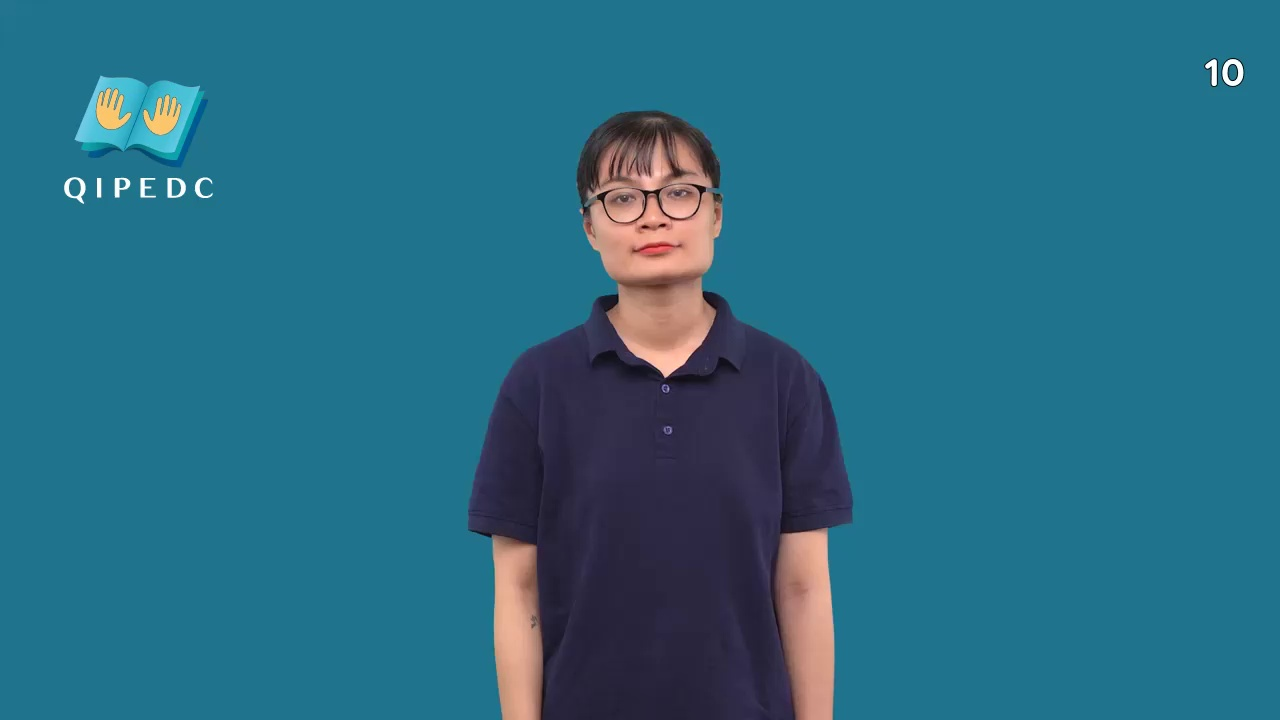
#> input picture scratch/frames_d0539/frame_000.jpg, 1280 x 720 px; its folder holds only this picture in this run
$ python track_hand_d0539.py
#> lines starting #> are read from the running program, lines starting #| are printed output that depends on the picture; after the words box and inside, x2 and y2 are one past the last pixel; in counts of white or black regions, pixels touching at a corner belong together
import cv2
import numpy as np
import glob
import os

frames = sorted(glob.glob('scratch/frames_d0539/frame_*.jpg'))
print(f"Tracking hand in {len(frames)} frames:")

prev_cx = None
for f in frames:
    img = cv2.imread(f)
#> img is the input picture: shape (720, 1280, 3); mean B, G, R 130.9, 107.2, 40.7
    h, w, _ = img.shape
#> h = 720; w = 1280
    # Vùng nửa trên cơ thể
    roi = img[int(h*0.3):int(h*0.8), int(w*0.3):int(w*0.7)]
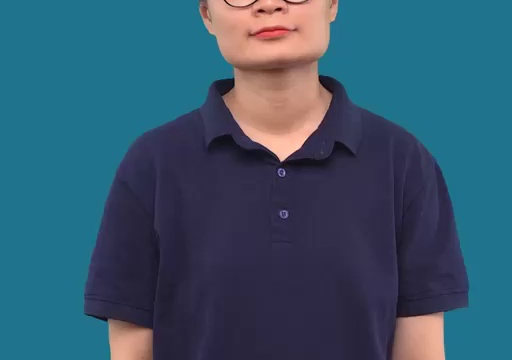
#> roi: shape (360, 512, 3); mean B, G, R 108.4, 86.8, 54.4
    hsv = cv2.cvtColor(roi, cv2.COLOR_BGR2HSV)
#> hsv: shape (360, 512, 3); mean H, S, V 99.8, 145.6, 115.9
    # Mask màu da
    lower_skin = np.array([0, 20, 70], dtype=np.uint8)
    upper_skin = np.array([20, 255, 255], dtype=np.uint8)
    mask = cv2.inRange(hsv, lower_skin, upper_skin)
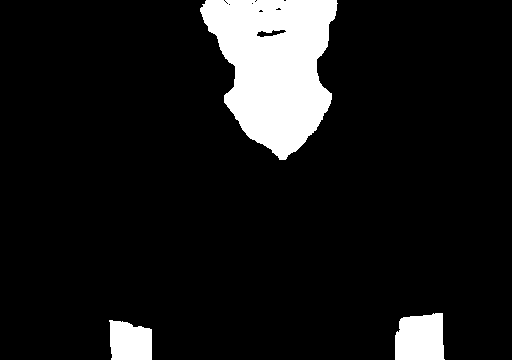
#> mask: shape (360, 512); 9.8% white; 3 white regions

    # Tìm contour lớn nhất trong góc phải dưới của ROI (bàn tay phải)
    contours, _ = cv2.findContours(mask, cv2.RETR_EXTERNAL, cv2.CHAIN_APPROX_SIMPLE)
#> contours = 3 contours; box (x1, y1, x2, y2) and area: (200, 0, 338, 160) 14416, (395, 313, 445, 360) 1992, (109, 320, 152, 360) 1409
    if contours:
        hand_c = max(contours, key=cv2.contourArea)
#> hand_c = contour of 198 points, box (x1, y1, x2, y2) (200, 0, 338, 160), area 14416
        M = cv2.moments(hand_c)
#> M = moments, m00 14415.5, centre m10/m00, m01/m00 = (274, 65.8)
        if M["m00"] > 0:
            cx = int(M["m10"] / M["m00"])
#> cx = 273
            cy = int(M["m01"] / M["m00"])
#> cy = 65
            delta_x = cx - prev_cx if prev_cx is not None else 0
#> delta_x = 0
            prev_cx = cx
#> prev_cx = 273
            print(f"  {os.path.basename(f)}: centroid=({cx}, {cy}), area={int(M['m00'])}, dx={delta_x}")
#|   frame_000.jpg: centroid=(273, 65), area=14415, dx=0

$ run again, on scratch/frames_d0539/frame_040.jpg
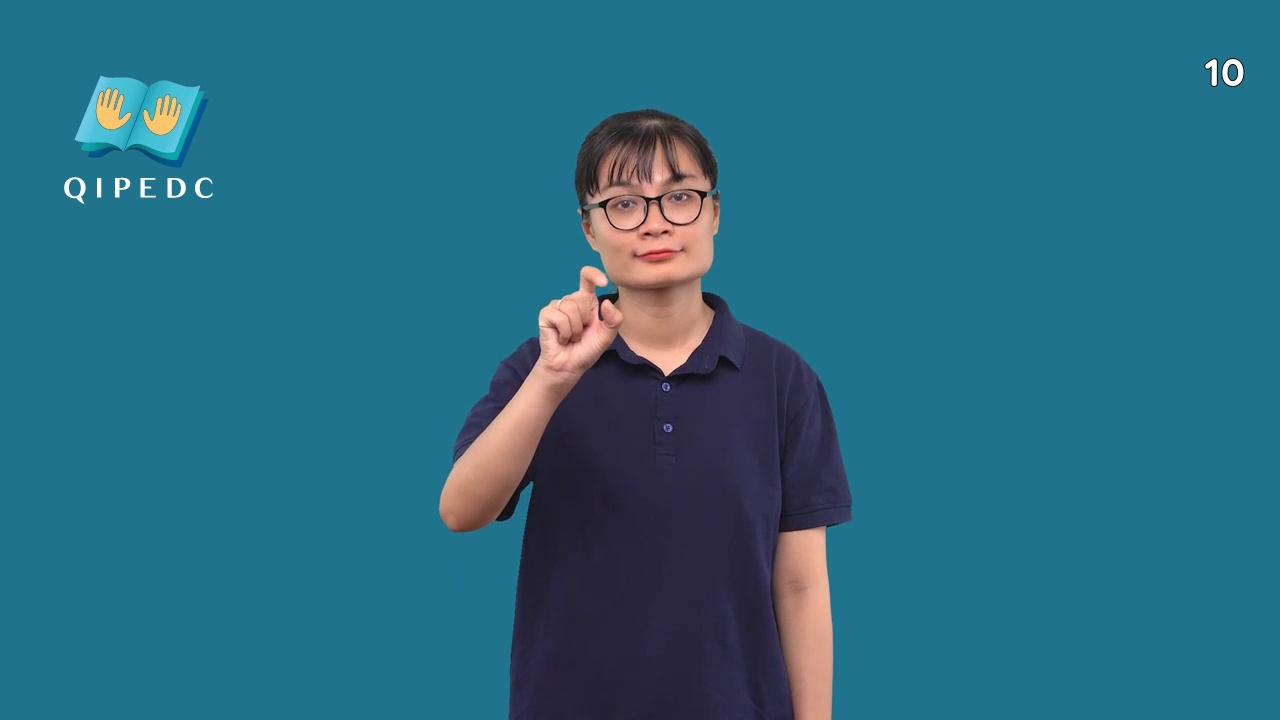
#> input picture scratch/frames_d0539/frame_040.jpg, 1280 x 720 px
#> img is the input picture: shape (720, 1280, 3); mean B, G, R 130.7, 107.6, 41.5
#> `roi = img[int(h*0.3):int(h*0.8), int(w*0.3):int(w*0.7)]`:
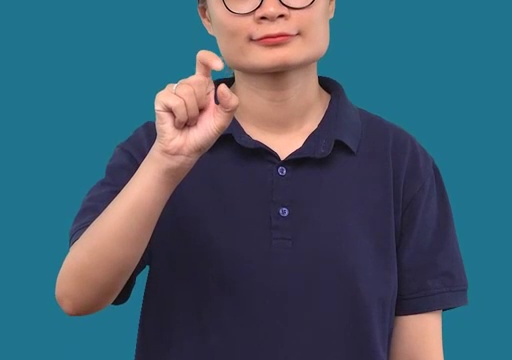
#> roi: shape (360, 512, 3); mean B, G, R 109.3, 91.9, 65
#> hsv: shape (360, 512, 3); mean H, S, V 92, 141.4, 121.9
#> `mask = cv2.inRange(hsv, lower_skin, upper_skin)`:
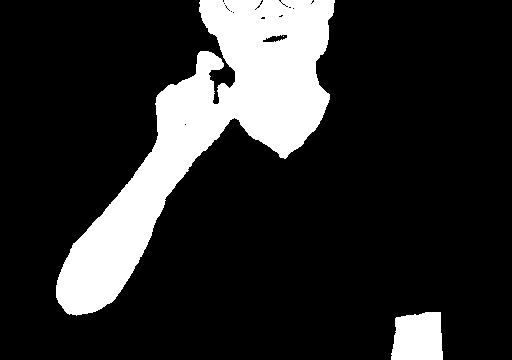
#> mask: shape (360, 512); 17.1% white; 3 white regions (1 under 20 px)
#> contours = 2 contours; box (x1, y1, x2, y2) and area: (56, 0, 335, 316) 28820, (391, 312, 443, 360) 2107
#> hand_c = contour of 530 points, box (x1, y1, x2, y2) (56, 0, 335, 316), area 28820
#> M = moments, m00 28820.5, centre m10/m00, m01/m00 = (207.7, 129.4)
#> cx = 207
#> cy = 129
#> delta_x = 0
#> prev_cx = 207
#|   frame_040.jpg: centroid=(207, 129), area=28820, dx=0
